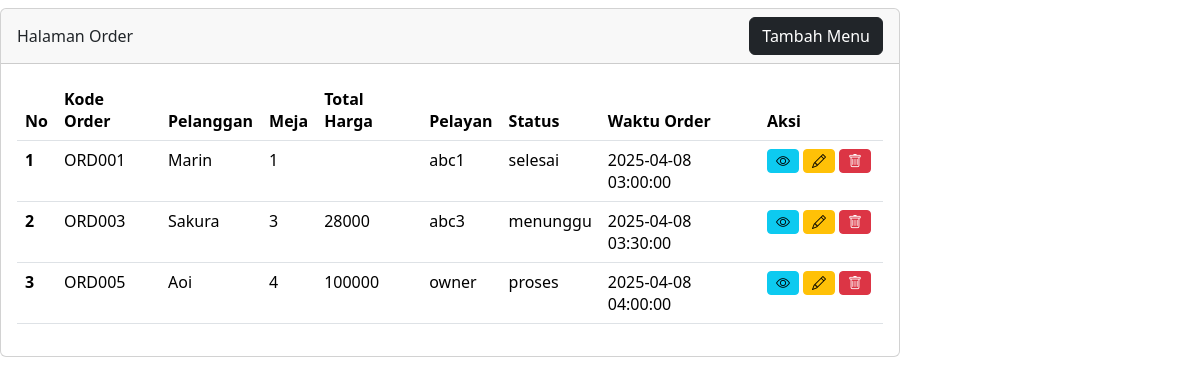
Before: /order.php with the older database file.
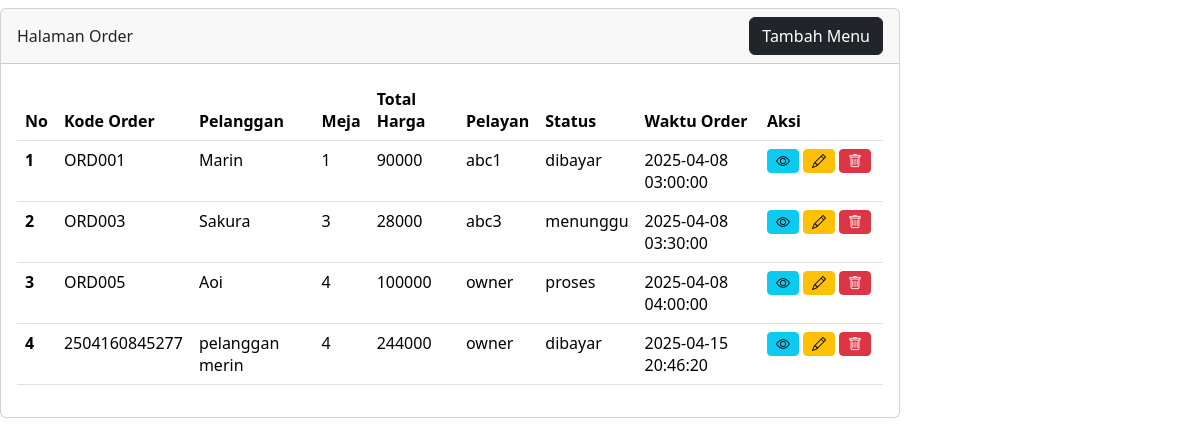
After: the same page with the newer database file.
### tables this page shows
CREATE TABLE `tb_order` (
  `id_order` int(10) NOT NULL,
  `kode_order` varchar(200) DEFAULT NULL,
  `pelanggan` varchar(200) DEFAULT NULL,
  `meja` int(10) DEFAULT NULL,
  `pelayan` int(10) DEFAULT NULL,
  `status` varchar(50) DEFAULT NULL,
  `waktu_order` timestamp NULL DEFAULT NULL,
  `catatan` text DEFAULT NULL
);

CREATE TABLE `tb_user` (
  `id` int(11) NOT NULL,
  `nama` varchar(200) DEFAULT NULL,
  `username` varchar(200) DEFAULT NULL,
  `password` varchar(200) DEFAULT NULL,
  `level` int(1) DEFAULT NULL,
  `nohp` varchar(15) DEFAULT NULL,
  `alamat` varchar(300) DEFAULT NULL
);

### order.php (the view, shortened to what this page needs)
<link href="https://cdn.jsdelivr.net/npm/bootstrap@5.3.3/dist/css/bootstrap.min.css" rel="stylesheet">
<link href="https://cdn.jsdelivr.net/npm/bootstrap-icons@1.10.5/font/bootstrap-icons.css" rel="stylesheet">
<?php
include "proses/connect.php";
$query = mysqli_query($conn, "SELECT tb_order.*, nama, SUM(harga*jumlah) AS harganya FROM tb_order
LEFT JOIN tb_user ON tb_user.id = tb_order.pelayan LEFT JOIN tb_list_order ON tb_list_order.order = tb_order.id_order LEFT JOIN tb_daftar_menu ON tb_daftar_menu.id = tb_list_order.menu
GROUP BY id_order");
$result = [];
while ($record = mysqli_fetch_array($query)) {
  $result[] = $record;
}
?>
<div class="col-lg-9 mt-2">
  <div class="card">
    <div class="card-header d-flex justify-content-between align-items-center">
      Halaman Order
      <button type="button" class="btn btn-dark" data-bs-toggle="modal" data-bs-target="#ModalTambahUser">Tambah
        Menu</button>
    </div>
    <div class="card-body">
      <div class="row">
        <div class="col">
          <div class="table-responsive">
            <table class="table table-hover">
              <thead>
                <tr>
                  <th scope="col">No</th>
                  <th scope="col">Kode Order</th>
                  <th scope="col">Pelanggan</th>
                  <th scope="col">Meja</th>
                  <th scope="col">Total Harga</th>
                  <th scope="col">Pelayan</th>
                  <th scope="col">Status</th>
                  <th scope="col">Waktu Order</th>
                  <th scope="col">Aksi</th>
                </tr>
              </thead>
              <tbody>
                <?php
                $no = 1;
                foreach ($result as $row) {
                ?>
                  <tr>
                    <th scope="row">
                      <?php echo $no++; ?></th>
                    <td><?php echo $row['kode_order']; ?></td>
                    <td><?php echo $row['pelanggan']; ?></td>
                    <td><?php echo $row['meja']; ?></td>
                    <td><?php echo $row['harganya']; ?></td>
                    <td><?php echo $row['nama']; ?></td>
                    <td><?php echo $row['status']; ?></td>
                    <td><?php echo $row['waktu_order']; ?></td>
                    <td>
                      <div class="d-flex">
                        <button class="btn btn-info btn-sm me-1" data-bs-toggle="modal"
                          data-bs-target="#ModalView<?php echo $row['id_order']; ?>">
                          <i class="bi bi-eye"></i>
                        </button>
                        <a href="./index.php?x=orderitem&id_order=<?php echo $row['id_order']; ?>" class="btn btn-warning btn-sm me-1">
                          <i class="bi bi-pencil"></i>
                        </a>
                        <button class="btn btn-danger btn-sm me-1" data-bs-toggle="modal"
                          data-bs-target="#ModalDelete<?php echo $row['id_order']; ?>">
                          <i class="bi bi-trash"></i>
                        </button>
                      </div>
                    </td>
                  </tr>
                <?php
                }
                ?>
              </tbody>
            </table>
          </div>
        </div>
      </div>
      <?php
      foreach ($result as $row) {
      ?>
    </div>
  <?php
      }
  ?>
</body>
</html>

Changed rows visible on the page:
changed tb_order "ORD001": harganya (not shown) → "90000"; status "selesai" → "dibayar"
added tb_order: kode_order "2504160845277", pelanggan "pelanggan merin", meja "4", harganya "244000", pelayan.nama "owner", status "dibayar", waktu_order "2025-04-15 20:46:20"
